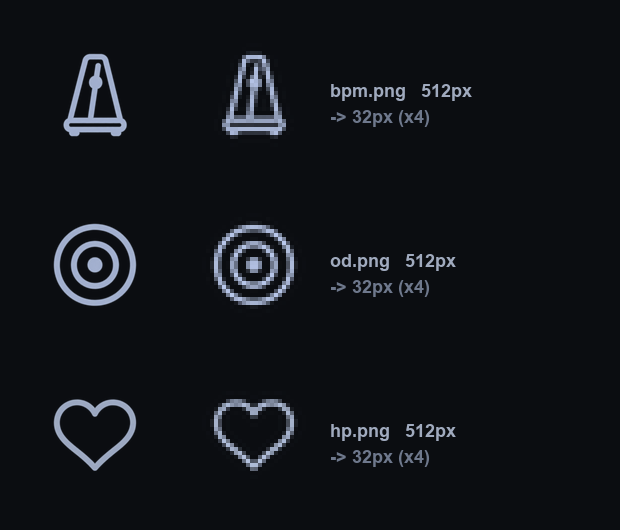

Generate this figure with Python:
# -*- coding: utf-8 -*-
"""复制三张属性图标到工作区，并做两种尺寸的检查图（512 原大小 + 32px 实际显示）。"""
import os, shutil
import numpy as np
from PIL import Image, ImageDraw, ImageFont

SRC = r"C:\Users\OwO\Documents\Codex\2026-10-02\referenced-chatgpt-conversation-this-is-an\outputs"
DST = r"D:\DeepSeek Harness\workspace1\_attrs"
os.makedirs(DST, exist_ok=True)

names = ["bpm.png", "od.png", "hp.png"]
for n in names:
    shutil.copy2(os.path.join(SRC, n), os.path.join(DST, n))

print("idx | file    | canvas    | 墨迹 bbox                 | 占画布 | 缩到32px")
print("-" * 84)
info = []
for n in names:
    im = Image.open(os.path.join(DST, n)).convert("RGBA")
    A = np.asarray(im)[:, :, 3]
    ys, xs = np.nonzero(A > 8)
    x0, x1, y0, y1 = xs.min(), xs.max(), ys.min(), ys.max()
    w, h = x1-x0+1, y1-y0+1
    big = max(w, h)
    at32 = big / 512 * 32
    print("%-3s | %-7s | %-9s | x%3d..%3d y%3d..%3d (%3dx%-3d) | %4.1f%%  | %.1fpx" % (
        names.index(n)+1, n, "%dx%d" % im.size, x0, x1, y0, y1, w, h,
        big/512*100, at32))
    info.append((n, im))

# 检查图：深色底，左列 512 原大小（缩到 128），右列 32px 实际尺寸放大 4 倍显示
PAD, CW, CH = 20, 150, 150
sheet = Image.new("RGB", (PAD*3 + CW*2 + 260, PAD + len(info)*(CH+PAD)), (11, 13, 17))
d = ImageDraw.Draw(sheet)
try: font = ImageFont.truetype("C:/Windows/Fonts/arialbd.ttf", 18)
except Exception: font = ImageFont.load_default()

for i, (n, im) in enumerate(info):
    y = PAD + i*(CH+PAD)
    # 缩略
    t = im.copy(); t.thumbnail((CH-20, CH-20), Image.LANCZOS)
    sheet.paste(t, (PAD + (CW-t.width)//2, y + (CH-t.height)//2), t)
    # 32px 实际尺寸，放大 4 倍看清楚
    small = im.resize((32, 32), Image.LANCZOS)
    big32 = small.resize((128, 128), Image.NEAREST)
    sheet.paste(big32, (PAD*2 + CW, y + (CH-128)//2), big32)
    d.text((PAD*2 + CW + 140, y + 60), "%s   512px" % n, fill=(160,170,190), font=font)
    d.text((PAD*2 + CW + 140, y + 86), "-> 32px (x4)" % (), fill=(110,120,140), font=font)

sheet.save(os.path.join(DST, "_check.png"))
print()
print("wrote", os.path.join(DST, "_check.png"), sheet.size)
